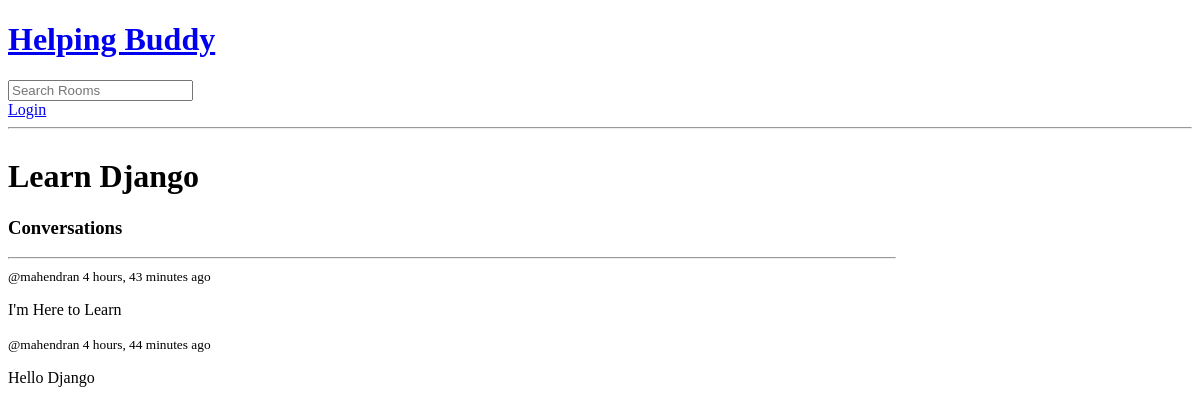
The page /room/9/ on the database as committed earlier.
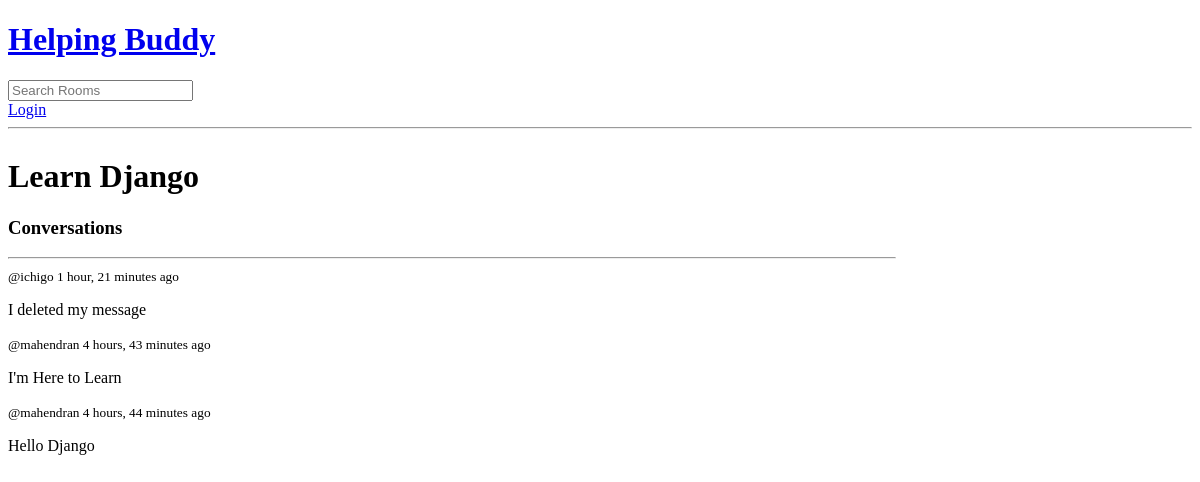
The same page on the database as committed later.
### base/models.py (models this page shows, shortened)
class Message(models.Model):
    user = models.ForeignKey(User, on_delete = models.SET_NULL, null = True)
    room = models.ForeignKey(Room, on_delete = models.SET_NULL, null = True)
    body = models.TextField()
    updated = models.DateTimeField(auto_now = True) #take snapshot of time when modified
    created = models.DateTimeField(auto_now_add = True) #take snapshot of time when created

### base/views.py (the view, shortened to what this page needs)
# urls.py: path('room/<str:pk>/', views.room, name = 'room'),
def room(request, pk):
    room = Room.objects.get(id=pk)
    comments = room.message_set.all().order_by('-created')
    participants = room.participants.all()
    context = {'room': room, 'comments':comments, "participants":participants}
    return render(request, 'base/room.html', context)

### base/templates/base/room.html (shortened to what this page needs)
{% extends 'main.html' %}
{% block content %}
<div class="roomContainer">
    <div class="roomDetails">
        <h1>{{room.name }}</h1>
        <div class="comments">
            <h3>Conversations</h3>
            <hr>
            {%for comment in comments%}
            <div>
                <small>@{{comment.user}} {{comment.created|timesince}} ago</small>
                <p>{{comment.body}}</p>
            </div>
            {%endfor%}
        </div>
{% endblock %}

Rows that differ between the two databases and show on the page:
added Message: user "ichigo", created "1 hour, 21 minutes", body "I deleted my message"
